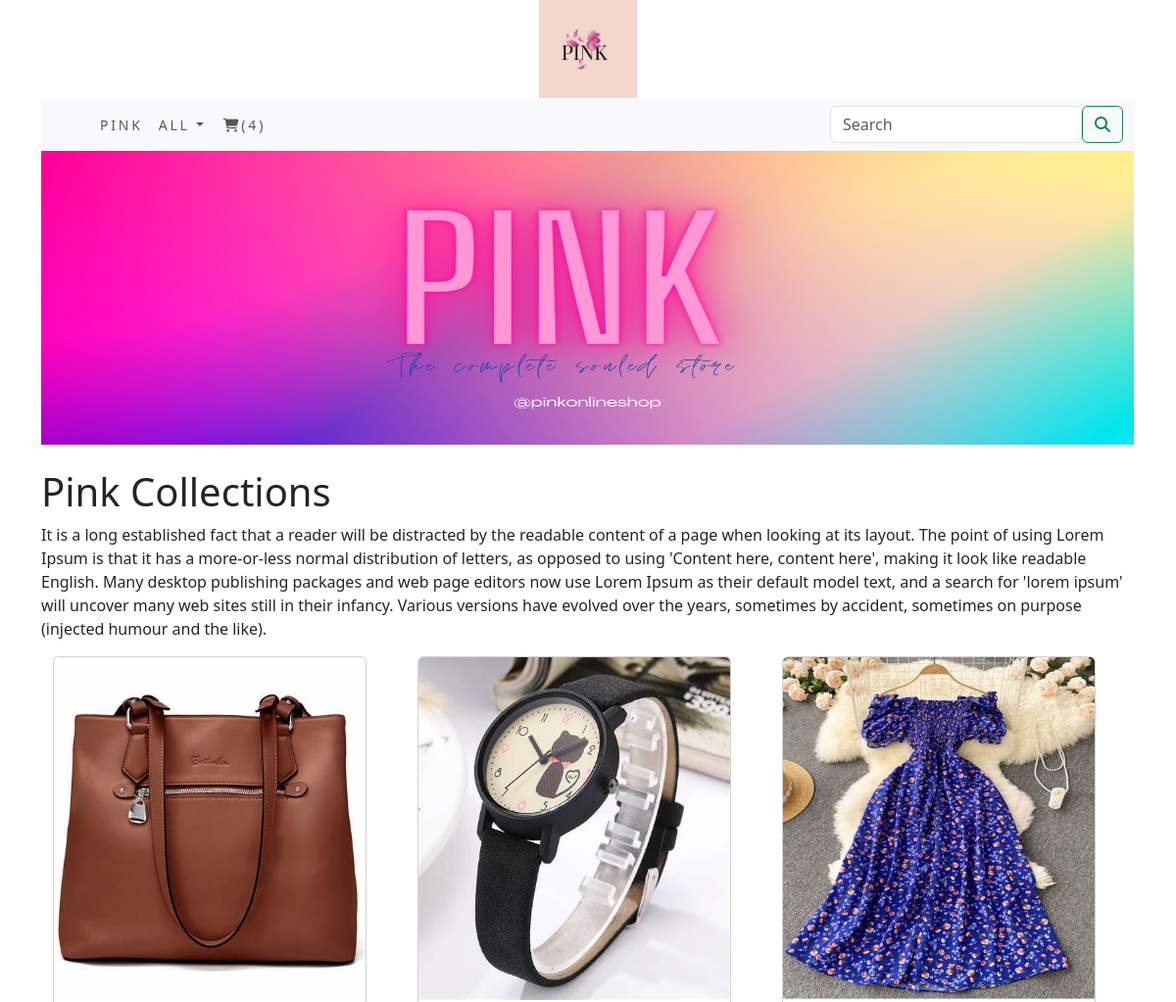
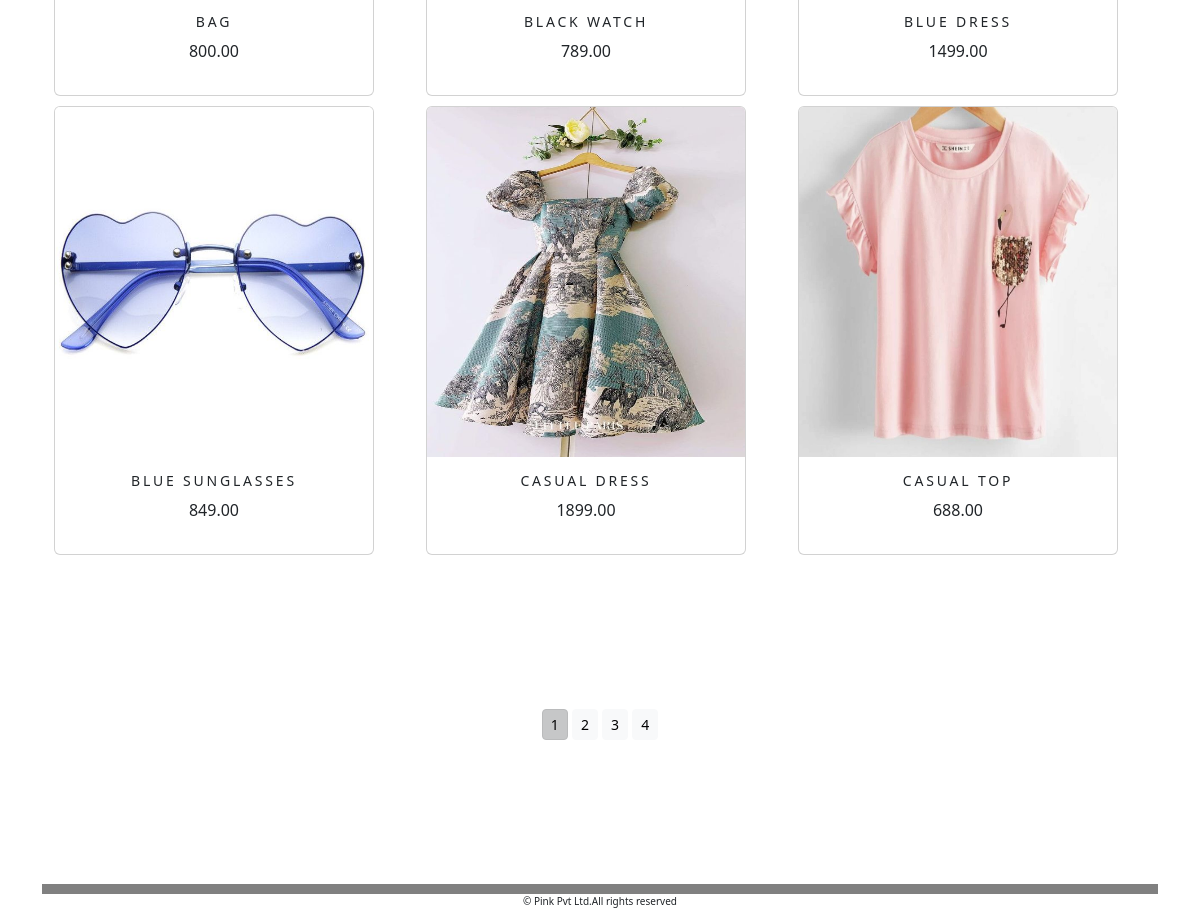
Screenshot of /ecomapp/ with the database file from the repository (2 pictures, top to bottom).
### ecomapp/models.py (models this page shows, shortened)
class Product(models.Model):
    name=models.CharField(max_length=250,unique=True)
    slug=models.SlugField(max_length=250,unique=True)
    description=models.TextField(blank=True)
    price=models.DecimalField(max_digits=10,decimal_places=2)
    category=models.ForeignKey(Category,on_delete=models.CASCADE)
    image=models.ImageField(upload_to='product',blank=True)
    stock=models.IntegerField()
    available=models.BooleanField(default=True)
    created=models.DateTimeField(auto_now_add=True)
    modified=models.DateTimeField(auto_now_add=True)
    class Meta:
        ordering=('name',)
        verbose_name='product'
        verbose_name_plural='products'
    def get_url(self):
        return reverse('ecomapp:prodCatDetail', args=[self.category.slug,self.slug])

### ecomapp/views.py (the view)
# urls.py: path('',views.AllProdCat,name='AllProdCat'),
def AllProdCat(request,c_slug=None):
    c_page=None
    product_list=None
    if c_slug!=None:
        c_page=get_object_or_404(Category,slug=c_slug)
        product_list=Product.objects.all().filter(category=c_page,available=True)
    else:
        product_list=Product.objects.all().filter(available=True)
    paginator=Paginator(product_list,6)
    try:
        page=int(request.GET.get('page','1'))
    except:
        page=1
    try:
        products=paginator.page(page)
    except (EmptyPage,InvalidPage):
        products=paginator.page(paginator.num_pages)
    return render(request,"category.html",{'category':c_page,'products':products})

### cart/context_processors.py (called while the page is built)
def counter(request):
    item_count=0;
    if 'admin' in request.path:
        return {}
    else:
        try:
            cart=Cart.objects.filter(cart_id=_cart_id(request))
            cart_items=CartItem.objects.all().filter(cart=cart[:1])
            for cart_item in cart_items:
                item_count += cart_item.qty
        except Cart.DoesNotExist:
            item_count = 0
        return dict(item_count=item_count)

### cart/views.py (called while the page is built)
def _cart_id(request):
    cart=request.session.session_key
    if not cart:
        cart=request.session.create()
    return Cart

### ecomapp/context_processors.py (called while the page is built)
def menu_links(request):
    links=Category.objects.all()
    return dict(links=links)

### ecomapp/models.py (called while the page is built)
    def get_url(self):
        return reverse('ecomapp:products_by_category',args=[self.slug])

### templates/category.html (shortened to what this page needs)
{% extends 'base.html' %}
{% load static %}
{% block content %}
    <div>
        {% if category %}
            <img src="{{category.image.url}}" alt="{{category.name}}" width="250px;" height="250px;">
    </div>
    <br>
    <div>
        <h1>{{category.name}}</h1>
        <p>{{category.description}}</p>
    </div>
        {% else %}
          <div>
                    <img src="{% static 'img/banner.png' %}" alt="All Collections" width="1115px;" height="300px;">
            </div>
            <br>
            <div>
                <h1>Pink Collections</h1>
                <p>
                    It is a long established fact that a reader will be distracted by the readable content of a page
                    when looking at its layout. The point of using Lorem Ipsum is that it has a more-or-less normal
                    distribution of letters, as opposed to using 'Content here, content here', making it look like
                    readable English.
                    Many desktop publishing packages and web page editors now use Lorem Ipsum as their default model text,
                    and a search for 'lorem ipsum' will uncover many web sites still in their infancy. Various versions
                    have evolved over the years, sometimes by accident, sometimes on purpose (injected humour and the like).
                </p>
            </div>
        {% endif %}
        <div class="container">
            <div class="row mx_auto">
                {% for product in products.object_list %}
                <div class="my_bottom_margin col-9 col-sm-12 col-md-4 xol-lg-4">
                    <div class="card text-center" style="width: 20rem;">
                        <a href="{{product.get_url}}"><img class="card-img-top my_image" src="{{product.image.url}}" alt="{{product.name}}" width="250px;" height="350px;"></a>
                        <div class="card-body">
                            <h4>{{product.name}}</h4>
                            <p>{{product.price}}</p>
                        </div>
                    </div>
                </div>
                {% endfor %}
            </div>
            <div class="mx-auto">
                {% if products.paginator.num_pages > 1 %}
               <br>
                <div class="my_paginator">
                    <div class="text-center">
                        {% for pg in products.paginator.page_range %}
                            <a href="?page={{pg}}" class="btn btn-light btn-sm {% if products.number == pg %} active {% endif %}">{{pg}}</a>
                        {% endfor %}
                    </div>
                {% endif %}
                </div>
                <br>
            </div>
        </div>
{% endblock %}

### templates/base.html (shortened to what this page needs)
{% load static %}
<!DOCTYPE html>
<html lang="en">
<head>
    <link rel="stylesheet" href="{% static 'css/custom.css' %}">
    <link rel="stylesheet" href="{% static 'css/bootstrap.rtl.min.css' %}">
</head>
<body>
    <div class="container">
        {% include 'header.html' %}
        {% include 'navbar.html' %}
        {% block content %}
        {% endblock %}
    </div>
{% include 'footer.html' %}
</body>
</html>

### templates/header.html
{% load static %}
<header>
  <center>
     <a href="{% url 'ecomapp:AllProdCat' %}"><img src="{% static 'img/log.png' %}" alt="logoimg" height="100px;" width="100px;"></a>
  </center>
</header>

### templates/navbar.html (shortened to what this page needs)
<nav class="navbar navbar-expand-lg bg-body-tertiary">
  <div class="container-fluid">
    <div class="collapse navbar-collapse" id="navbarSupportedContent">
      <ul class="navbar-nav ms-auto mb-2 mb-lg-0">
        <li class="nav-item">
          <a class="nav-link" href="#">Pink</a>
        </li>
        <li class="nav-item dropdown {% if 'ecomapp' in request.path %} active {% endif %} ">
          <a class="nav-link dropdown-toggle" href="#" role="button" data-bs-toggle="dropdown" aria-expanded="false">
            All
          </a>
        </li>
        {% if item_count > 0 %}
        <li class="nav-item">
          <a class="nav-link " href="{% url 'cart:cart_detail' %}"><i class="fa fa-shopping-cart"></i>({{item_count}})</a>
        </li>
        {% endif %}
      </ul>
      <form class="d-flex" role="search" action="{% url 'search_app:SearchResult' %}" method="get">
        <input class="form-control me-2" type="search" placeholder="Search" name="q" aria-label="Search">
        <button class="btn btn-outline-success" type="submit"><i class="fa fa-search"></i></button>
      </form>
    </div>
  </div>
</nav>

### templates/footer.html
<div class="footer navbar-fixed-bottom my_footer">
    <p class="text-center">
        &copy; Pink Pvt Ltd.All rights reserved
    </p>
</div>

### static/css/custom.css (style rules this page uses)
body { font-family: 'Poppins', sans-serif; }
.nav-item { letter-spacing : .2em; font-size : 14px; text-transform : uppercase; }
.my_footer { background-color:Gray; height:10px; }
.my_footer p { padding-top : 10px; font-size : 10px; }
.my_bottom_margin { margin-bottom : 10px; }
.card-body h4 { font-size : 14px; text-transform : uppercase; letter-spacing : .2em; }
.my_paginator { padding : 120px; }

### rows the page displays
Product: image (picture), name "BAG", price "800.00"
Product: image (picture), name "BLACK WATCH", price "789.00"
Product: image (picture), name "BLUE DRESS", price "1499.00"
Product: image (picture), name "BLUE SUNGLASSES", price "849.00"
Product: image (picture), name "CASUAL DRESS", price "1899.00"
Product: image (picture), name "CASUAL TOP", price "688.00"

### other values shown
{{ item_count }} "4"
{{ pg }} "1" "2" "3" "4"
